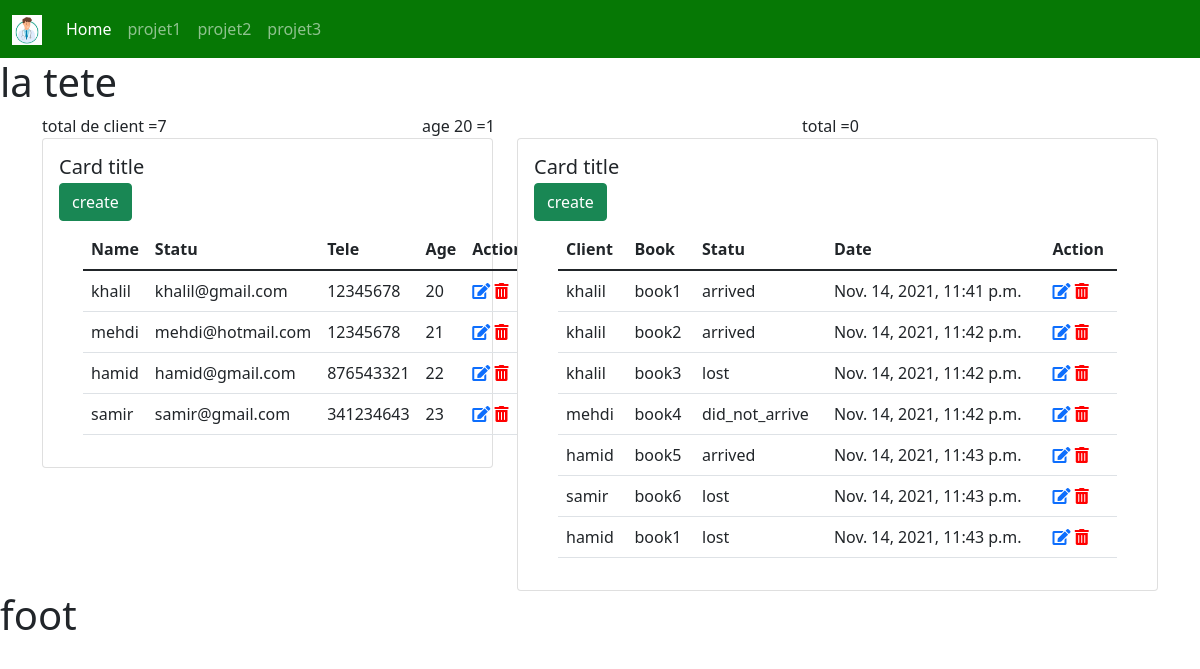
/home/, run on the app's committed database.
### cabinetMedical/models.py (models this page shows)
class Client(models.Model):
    name = models.CharField(max_length = 100 , null=True)
    email = models.CharField(max_length = 100 , null=True)
    tele = models.CharField(max_length = 50 , null=True)
    age = models.CharField( max_length=2 , null=True)
    date_created = models.DateTimeField(auto_now_add=True , null=True)
    def __str__(self):
        return self.name

class Order(models.Model):
    STATU = (
        ('arrived ','arrived '),
        ('lost ','lost '),
        ('did_not_arrive ','did_not_arrive ')
    )
    client = models.ForeignKey(Client , null=True , on_delete=models.SET_NULL)
    books = models.ForeignKey(book , null=True , on_delete=models.SET_NULL)
    tags = models.ManyToManyField(Tag)
    date_created = models.DateTimeField(auto_now_add=True , null=True)
    status = models.CharField(max_length = 50 , null=True , choices=STATU)

class book(models.Model):
    STATUS= (
        ('comidy','comidy'),
        ('Fantasy','Fantasy'),
        ('Horror','Horror')
    )
    name = models.CharField(max_length = 100 , null=True)
    statu = models.CharField(max_length = 50 , null=True , choices=STATUS)
    date_created = models.DateTimeField(auto_now_add=True , null=True)
    ville = models.CharField(max_length = 100 , null=True)
    client = models.ForeignKey(Client , null=True ,on_delete=models.SET_NULL )
    tags = models.ManyToManyField(Tag)
    def __str__(self):
        return self.name

### cabinetMedical/views.py (the view)
# urls.py: 2. Add a URL to urlpatterns:  path('', views.home, name='home')
def home(request):
    vclient = Client.objects.all()
    t_age = vclient.filter(age='20').count
    vorder = Order.objects.all()
    t_orders = vorder.count()
    a_orders = vorder.filter(status='arrived').count()
    l_orders = vorder.filter(status='lost').count()
    d_orders = vorder.filter(status='did_not_arrive').count()
    context = {'vclients' : vclient,
                't_age' : t_age ,
                'order': vorder ,
                't_orders' : t_orders,
                'a_orders' : a_orders,
                'l_orders' : l_orders,
                'd_orders' : d_orders }
    return render (request , 'cabinetMedical/home.html',context)

### cabinetMedical/templates/cabinetMedical/home.html
{% extends 'cabinetMedical/projeet.html' %}
{% block content %}
<div class="container">
    <div class="row">
      <div class="col">
        total de client ={{t_orders}}
      </div>
      <div class="col">
          age 20 ={{t_age}}
      </div>
      <div class="col">
        total ={{a_orders}}
      </div>
    </div>
  </div>
<div class="container">
    <div class="row">
      <div class="col-lg-5">
          <div class="card" >
                <div class="card-body">
                  <h5 class="card-title">Card title</h5>
                  <h6 class="card-subtitle mb-2 text-muted"> <a class="btn btn-success" href="#">create</a> </h6>
                  <div class="container">
                      <table class="table">
                            <thead>
                              <tr>
                                <th scope="col">Name</th>
                                <th scope="col">Statu</th>
                                <th scope="col">Tele</th>
                                <th scope="col">Age</th>
                                <th>Action</th>
                              </tr>
                            </thead>
                            <tbody>
                                {% for item in vclients %}
                            <tr>
                                <td>{{item.name}}</td>
                                <td>{{item.email}}</td>
                                <td>{{item.tele}}</td>
                                <td>{{item.age}}</td>
                                <td>
                                  <a href="#"><i class="fas fa-edit"></i></i></a>
                                  <a href="#"><i style="color: #ff0000;" class="fas fa-trash-alt"></i></a>
                                </td>
                            </tr>
                                {% endfor  %}
                            </tbody>
                          </table>
                      </div>
                </div>
              </div>
      </div>
      <div class="col">
          <div class="card" >
                <div class="card-body">
                  <h5 class="card-title">Card title</h5>
                  <h6 class="card-subtitle mb-2 text-muted"><a class="btn btn-success" href="#">create</a></h6>
                  <div class="container">
                      <table class="table">
                            <thead>
                              <tr>
                                <th scope="col">Client</th>
                                <th scope="col">Book</th>
                                <th scope="col">Statu</th>
                                <th scope="col">Date</th>
                                <th>Action</th>
                              </tr>
                            </thead>
                            <tbody>
                                {% for item in order %}
                            <tr>
                                <td>{{item.client}}</td>
                                <td>{{item.books}}</td>
                                <td>{{item.status}}</td>
                                <td>{{item.date_created}}</td>
                                <td>
                                  <a href="#"><i class="fas fa-edit"></i></i></a>
                                  <a href="#"><i style="color: #ff0000;" class="fas fa-trash-alt"></i></a>
                                </td>
                            </tr>
                                {% endfor  %}
                            </tbody>
                          </table>
                      </div>
                </div>
              </div>
      </div>
    </div>
  </div>
{% endblock  %}

### cabinetMedical/templates/cabinetMedical/projeet.html (shortened to what this page needs)
{% load static %}
<!DOCTYPE html>
<html lang="en">
<head>
    <link href="https://cdn.jsdelivr.net/npm/bootstrap@5.1.3/dist/css/bootstrap.min.css" rel="stylesheet">
    <link rel="stylesheet" href="https://pro.fontawesome.com/releases/v5.10.0/css/all.css"/>
    <link rel="stylesheet" type="text/css" href=" {% static '/css/style.css' %} ">
</head>
<body>
{% include "cabinetMedical/page2.html" %}
<h1>la tete</h1>
    {% block content  %}
    {% endblock  %}
<h1>foot</h1>
</body>
</html>

### cabinetMedical/templates/cabinetMedical/page2.html (shortened to what this page needs)
{% load static %}
<nav class="navbar navbar-expand-lg navbar-dark bg-dark">
    <div class="container-fluid">
      <a class="navbar-brand" href="#">
        <img src=" {% static '/images/medcin.jpg' %} " alt="" width="30" height="30"></a>
      <div class="collapse navbar-collapse" id="navbarSupportedContent">
        <ul class="navbar-nav me-auto mb-2 mb-lg-0">
          <li class="nav-item">
            <a class="nav-link active" aria-current="page" href="#">Home</a>
          </li>
          <li class="nav-item">
            <a class="nav-link" href="projet1" target="pj">projet1</a>
          </li>
          <li class="nav-item">
            <a class="nav-link" href="projet2" target="pj2" >projet2</a>
          </li>
          <li class="nav-item">
            <a class="nav-link" href="#">projet3</a>
          </li>
        </ul>
      </div>
    </div>
  </nav>

### static/css/style.css (style rules this page uses)
.bg-dark { --bs-bg-opacity: 1; background-color: #067805 !important; }

### data on the page
Client: name "khalil", email "khalil@gmail.com", tele "12345678", age "20"
Client: name "mehdi", email "mehdi@hotmail.com", tele "12345678", age "21"
Client: name "hamid", email "hamid@gmail.com", tele "876543321", age "22"
Client: name "samir", email "samir@gmail.com", tele "341234643", age "23"
Order: client "khalil", books "book1", status "arrived", date_created "Nov. 14, 2021, 11:41 p.m."
Order: client "khalil", books "book2", status "arrived", date_created "Nov. 14, 2021, 11:42 p.m."
Order: client "khalil", books "book3", status "lost", date_created "Nov. 14, 2021, 11:42 p.m."
Order: client "mehdi", books "book4", status "did_not_arrive", date_created "Nov. 14, 2021, 11:42 p.m."
Order: client "hamid", books "book5", status "arrived", date_created "Nov. 14, 2021, 11:43 p.m."
Order: client "samir", books "book6", status "lost", date_created "Nov. 14, 2021, 11:43 p.m."
Order: client "hamid", books "book1", status "lost", date_created "Nov. 14, 2021, 11:43 p.m."

### other printed values
{{ t_orders }} "7"
{{ t_age }} "1"
{{ a_orders }} "0"
